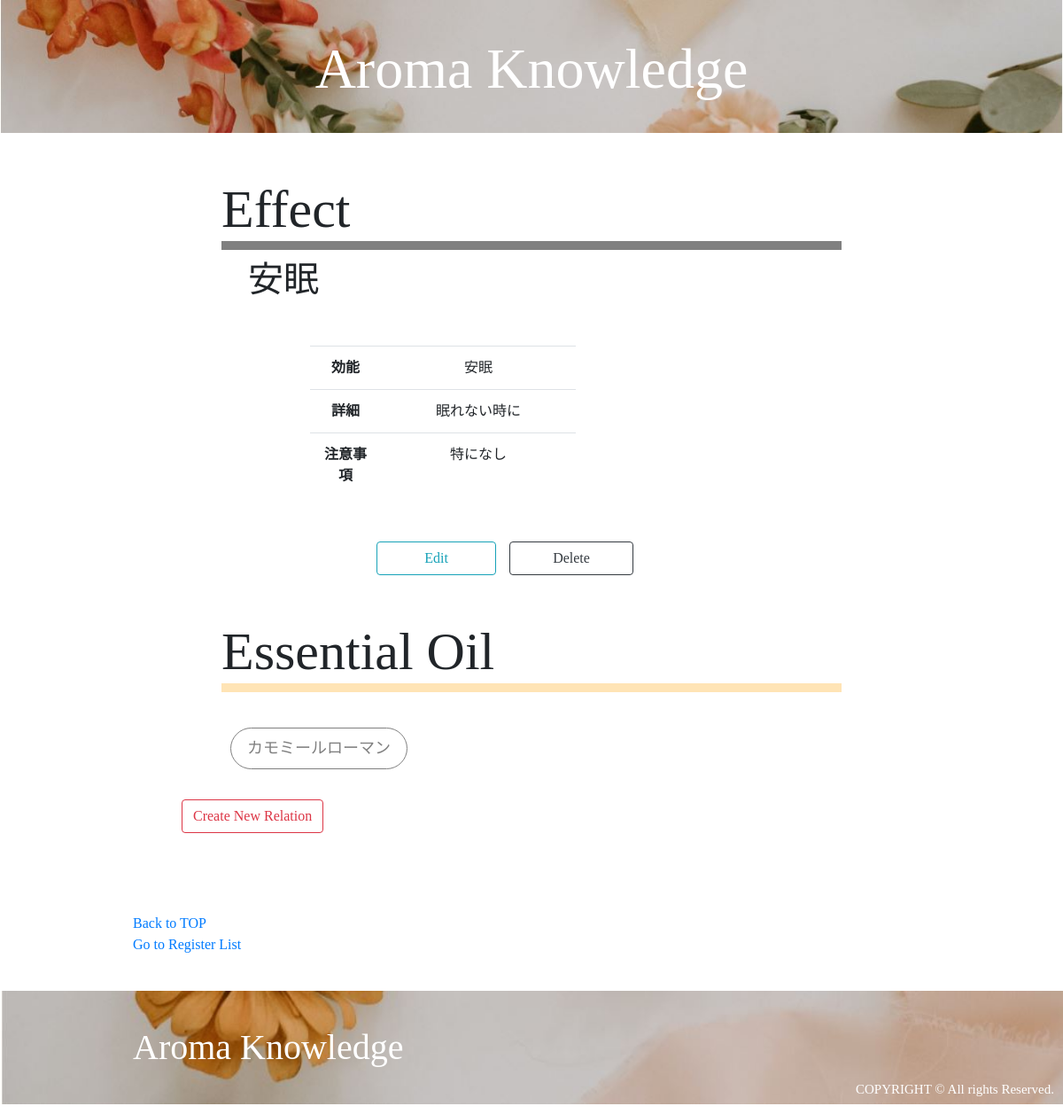
The page /effect_detail_for_user.php?id=1 (signed in) on the database as committed earlier.
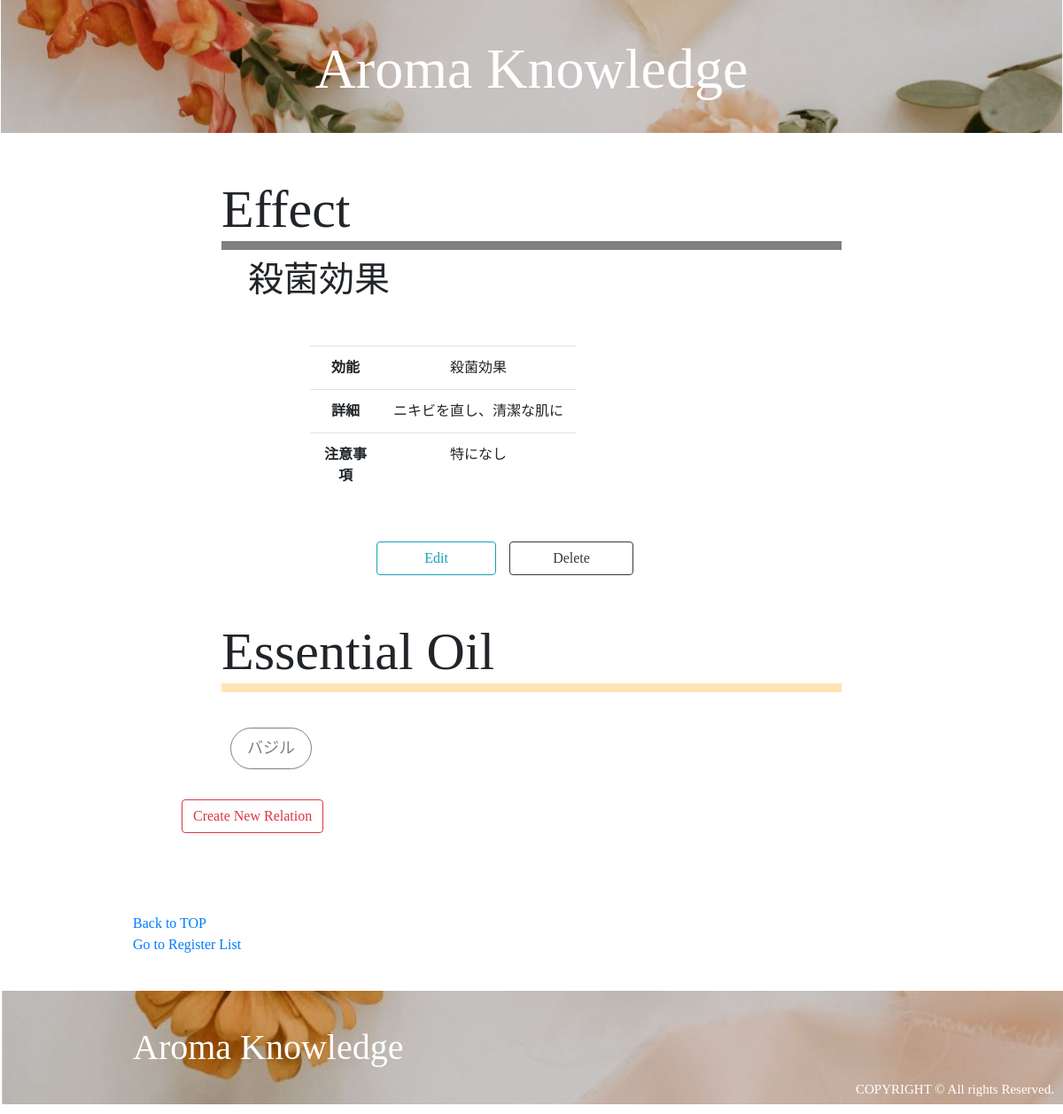
The same page on the database as committed later.
### tables this page shows
CREATE TABLE `effects` (
  `id` int(11) NOT NULL AUTO_INCREMENT,
  `effect` varchar(255) NOT NULL,
  `content` varchar(255) NOT NULL,
  `caution` varchar(255) NOT NULL,
  `user_id` int(11) NOT NULL,
  `created_at` timestamp NOT NULL DEFAULT CURRENT_TIMESTAMP,
  PRIMARY KEY (`id`),
  UNIQUE KEY `effect` (`effect`),
  KEY `user_id` (`user_id`),
  CONSTRAINT `effects_ibfk_1` FOREIGN KEY (`user_id`) REFERENCES `users` (`id`) ON DELETE CASCADE ON UPDATE CASCADE
);

CREATE TABLE `essential_oils` (
  `id` int(11) NOT NULL AUTO_INCREMENT,
  `name` varchar(255) NOT NULL,
  `scientific_name` varchar(255) NOT NULL,
  `plant_name` varchar(255) NOT NULL,
  `extraction` varchar(255) NOT NULL,
  `aroma` varchar(255) NOT NULL,
  `caution` varchar(255) NOT NULL,
  `english_name` varchar(255) NOT NULL,
  `user_id` int(11) NOT NULL,
  `image` varchar(255) NOT NULL,
  `created_at` timestamp NOT NULL DEFAULT CURRENT_TIMESTAMP,
  PRIMARY KEY (`id`),
  UNIQUE KEY `name` (`name`),
  KEY `user_id` (`user_id`),
  CONSTRAINT `essential_oils_ibfk_1` FOREIGN KEY (`user_id`) REFERENCES `users` (`id`) ON DELETE CASCADE ON UPDATE CASCADE
);

### effect_detail_for_user.php (called while the page is built, shortened)
<?php
    require_once 'DAOs/OilDAO.php';
    require_once 'DAOs/EffectDAO.php';
    $id = $_GET['id'];
    $login_user = $_SESSION['login_user'];
    $effect = EffectDAO::find($id);
    $oils = OilDAO::get_all_oils_by_effect_id($id);
    include_once 'views/effect_detail_for_user_view.php';

### DAOs/EffectDAO.php (called while the page is built, shortened)
<?php
    require_once 'DAOs/DAO.php';
    class EffectDAO extends DAO{
        public static function find($id){
             try{
                $pdo = self::get_connection();
                $stmt = $pdo->prepare('SELECT * FROM effects WHERE id=:id');
                $stmt->bindValue(':id', $id, PDO::PARAM_INT);
                $stmt->execute();
                $stmt->setFetchMode(PDO::FETCH_CLASS|PDO::FETCH_PROPS_LATE, 'Effect');
                $effect = $stmt->fetch();
            }catch(PDOException $e){
            }finally{
                self::close_connection($pdo, $stmt);
            }
            return $effect;
        }
    }

### DAOs/OilDAO.php (called while the page is built, shortened)
<?php
    require_once 'DAOs/DAO.php';
    class OilDAO extends DAO{
        public static function get_oil($id){
             try{
                $pdo = self::get_connection();
                $stmt = $pdo->prepare('SELECT * FROM essential_oils WHERE id=:id');
                $stmt->bindValue(':id', $id, PDO::PARAM_INT);
                $stmt->execute();
                $stmt->setFetchMode(PDO::FETCH_CLASS|PDO::FETCH_PROPS_LATE, 'Oil');
                $oil = $stmt->fetch();
            }catch(PDOException $e){
            }finally{
                self::close_connection($pdo, $stmt);
            }
            return $oil;
        }
        public static function get_all_oils_by_effect_id($effect_id){
             try{
                $pdo = self::get_connection();
                $stmt = $pdo->prepare('SELECT * FROM relations WHERE effect_id=:effect_id');
                $stmt->bindValue(':effect_id', $effect_id, PDO::PARAM_INT);
                $stmt->execute();
                $stmt->setFetchMode(PDO::FETCH_CLASS|PDO::FETCH_PROPS_LATE, 'Relation');
                $relations = $stmt->fetchAll();
                $oils = array();
                foreach($relations as $relation){
                    $oil = self::get_oil($relation->oil_id);
                    $oils[] = $oil;
                }
            }catch(PDOException $e){
            }finally{
                self::close_connection($pdo, $stmt);
            }
            return $oils;
        }
    }

### DAOs/DAO.php (called while the page is built, shortened)
<?php
    class DAO {
        protected static function close_connection($pdo, $stmt){
            $pdo = null;
            $stmt = null;
        }
    }

### views/effect_detail_for_user_view.php (the view, shortened to what the changed rows need)
<!DOCTYPE html>
<html lang="ja">
        <head>
        <link rel="stylesheet" href="https://stackpath.bootstrapcdn.com/bootstrap/4.3.1/css/bootstrap.min.css">
        <link rel="stylesheet" href="css/style.css">
        <link rel="stylesheet" href="css/style2.css">
    </head>
    <body>
        <div class="header" style="background-image:url(images/top1.jpg)">
            <h1><a href="mypage_top.php">Aroma Knowledge</h1></a>
        </div>
        <div class="effects">
            <h2 class="title">Effect</h1>
            <h2 class="subtitle"><?= $effect->effect ?></h2>
            <div class="EffectDetail">
                <table class="table table-size">
                    <tbody>
                        <tr>
                            <th style="width: 5%">効能</th>
                            <td style="width: 20%"><?= $effect->effect ?></td>
                        </tr>
                        <tr>
                            <th>詳細</th>
                            <td><?= $effect->content ?></td>
                        </tr>
                        <tr>
                            <th>注意事項</th>
                            <td><?= $effect->caution ?></td>
                        </tr>
                    </tbody>
                </table>
            </div>
             <?php if($login_user->id === $effect->user_id): ?>
            <div class="row offset-md-5 ForPC">
                <a href="effect_edit.php?id=<?= $id ?>" class="btn btn-outline-info col-sm-3">Edit</a>
                <form class="col-sm-6" action="effect_delete.php" method="POST">
                    <button type="submit" class="btn btn-outline-dark col-sm-7" onclick="return confirm('効能情報を削除します。よろしいですか？')">Delete</button>
                </form>
            </div>
            <?php endif; ?>
        </div>
        <div class="essential_oils">
            <h2 class="title">Essential Oil</h1>
            <div class="EffectContent">
                <?php foreach($oils as $oil): ?>
                    <a href="oil_detail_for_user.php?id=<?= $oil->id ?>" class="OilBtn"><?= $oil->name ?></a>
                <?php endforeach; ?>
            </div>
            <div class="form-group row">
                <div class="offset-2 col-10 mt-4">
                    <a class="btn btn-outline-danger" href="relation_register.php" role="button">Create New Relation</a>
                </div>
            </div>
        </div>
        <div class="footer" style="background-image:url(images/footer.jpg)">
            <h1 class="logo">Aroma Knowledge</h1>
        </div>
    </body>
</html>

Rows that differ between the two databases and show on the page:
no longer on this page (row edited): essential_oils: name "カモミールローマン"
changed effects "特になし": effect "安眠" → "殺菌効果"; content "眠れない時に" → "ニキビを直し、清潔な肌に"
now on this page (row edited): essential_oils: name "バジル"
